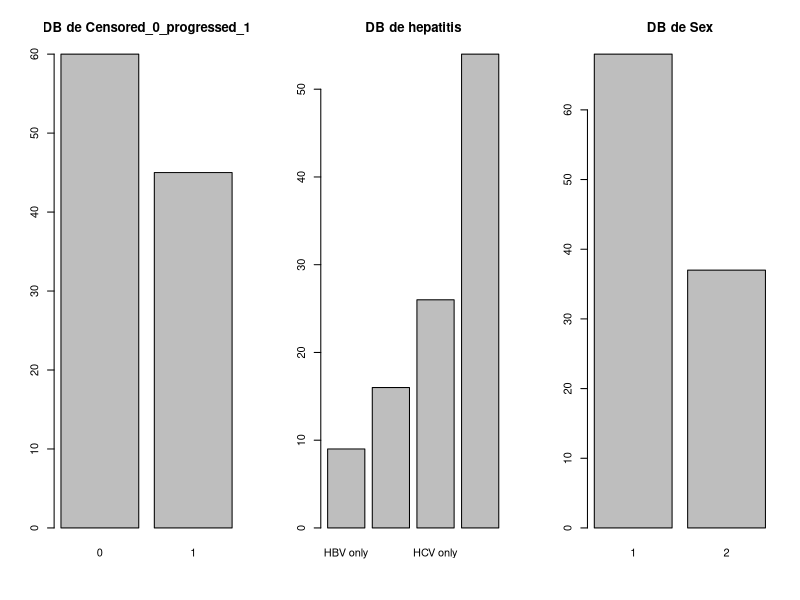
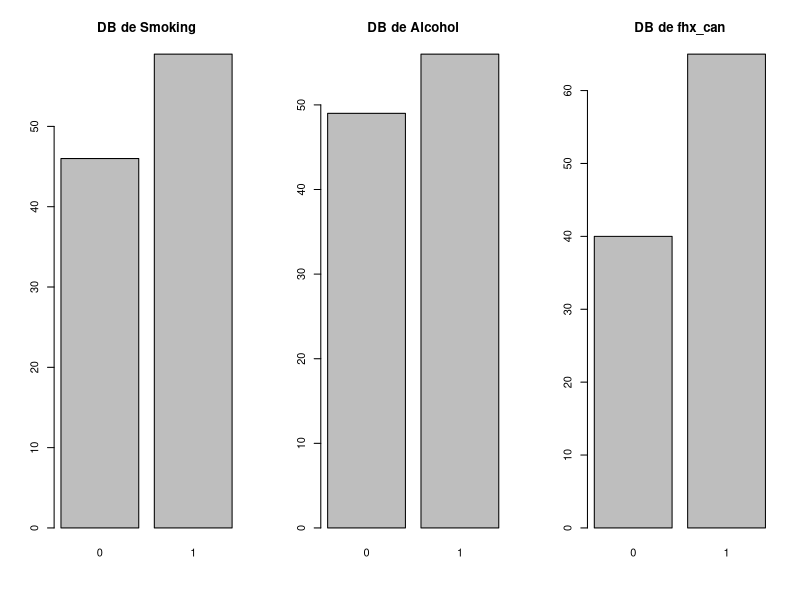
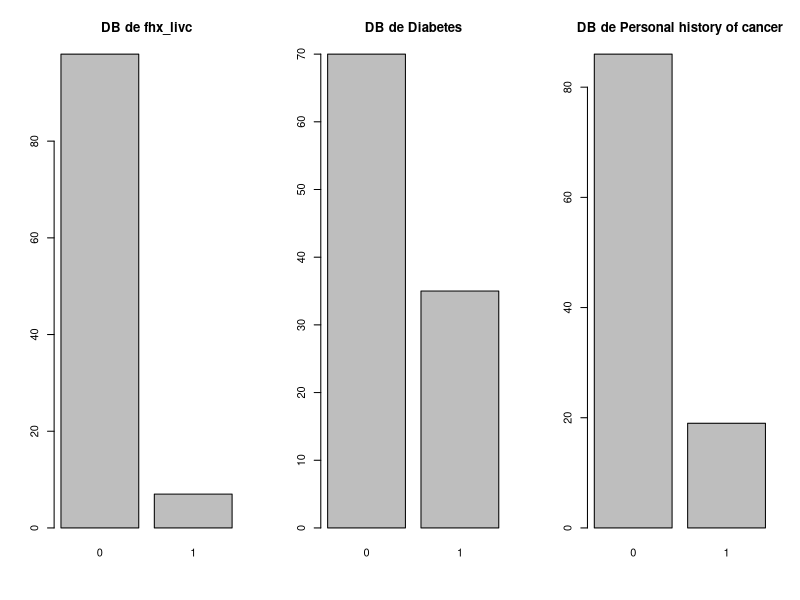
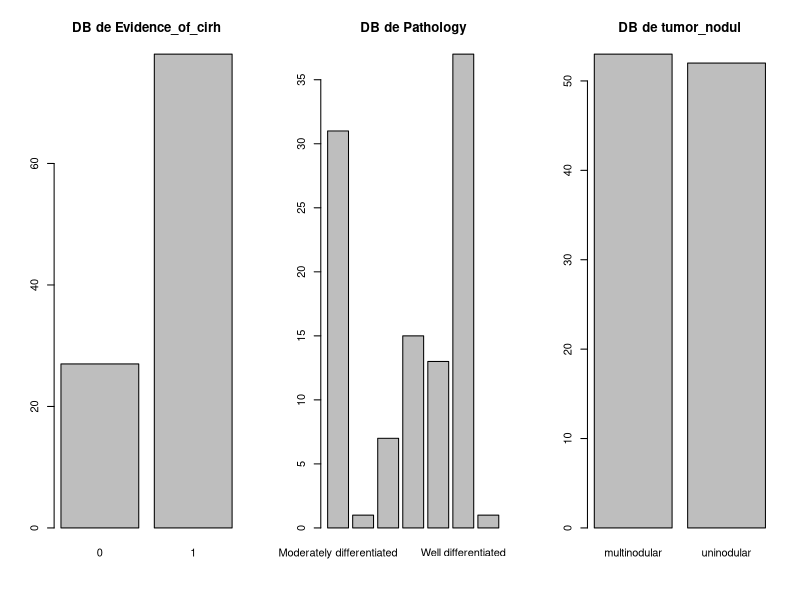
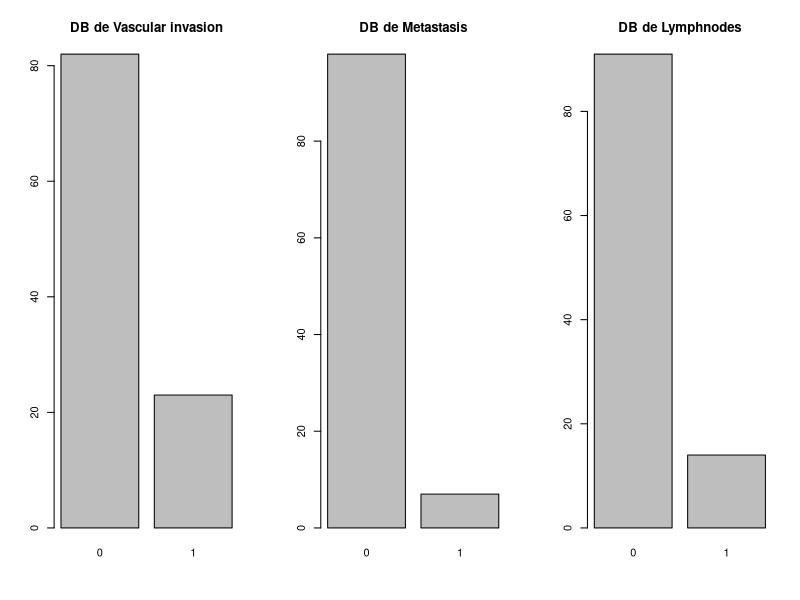
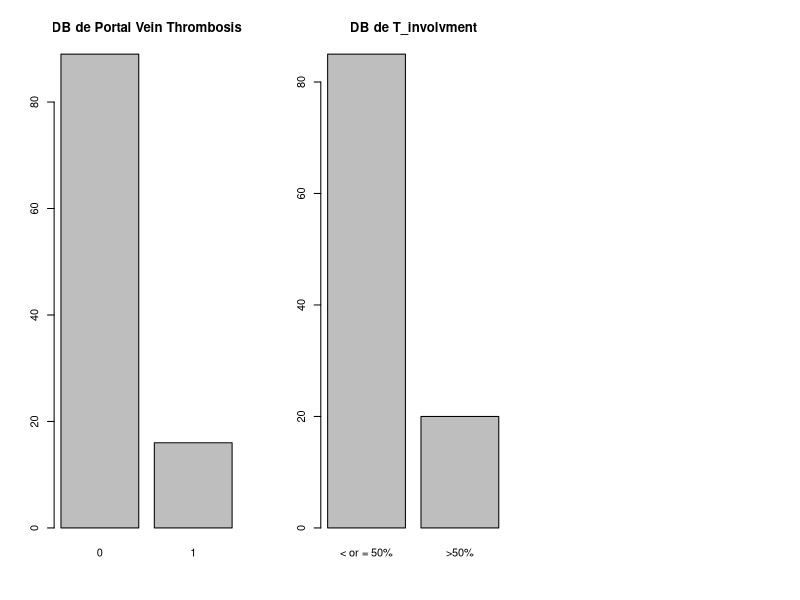

Reproduce these figures in R, in order.
## ---- chunk 1
library(dplyr)
library(readxl)
## ---- chunk 2
clinical_data <- read_excel("clinical_data.xlsx")
## ---- chunk 3
clinical_data_p <- clinical_data %>% 
  select(TCIA_ID, Censored_0_progressed_1, OS, hepatitis, age, Sex, Smoking, Alcohol,
         fhx_can, fhx_livc, Diabetes, `Personal history of cancer`, Evidence_of_cirh, 
         Pathology, Tr_Size, tumor_nodul, `Vascular invasion`, Metastasis, Lymphnodes,
         `Portal Vein Thrombosis`, T_involvment, AFP)
## ---- chunk 4
clinical_data_p <- clinical_data_p %>% 
  select(-Tr_Size)
## ---- chunk 5
attach(clinical_data_p)

clinical_data_p_numeriques <- clinical_data_p %>% 
  select(age, AFP)
clinical_data_p_qual <- clinical_data_p %>% 
  select( Censored_0_progressed_1, hepatitis, Sex, Smoking, Alcohol,
         fhx_can, fhx_livc, Diabetes, `Personal history of cancer`, Evidence_of_cirh, 
         Pathology, tumor_nodul, `Vascular invasion`, Metastasis, Lymphnodes,
         `Portal Vein Thrombosis`, T_involvment)
## ---- chunk 6
cor(age, AFP)
## ---- chunk 7
par(mfrow = c(1, 3))  # Dividir el área de la gráfica en múltiples paneles
for (col in names(clinical_data_p_qual)) {
  counts <- table(clinical_data_p_qual[[col]])
  barplot(counts, main = paste("DB de", col))
}
## ---- chunk 8
clinical_data_p <- clinical_data_p %>% 
  select(-fhx_livc, -Metastasis, -Lymphnodes)
## ---- chunk 9
clinical_data_p$T_involvment <- as.factor(clinical_data_p$T_involvment)
levels(clinical_data_p$T_involvment) <- c(0,1)
clinical_data_p$Pathology <- as.factor(clinical_data_p$Pathology)
levels(clinical_data_p$Pathology) <- c(2,2,0,0,1,2,3)
clinical_data_p$tumor_nodul <- as.factor(clinical_data_p$tumor_nodul)
levels(clinical_data_p$tumor_nodul) <- c(1,0)
## ---- chunk 10
onehot <- model.matrix(~ . - 1, data = clinical_data_p[c("hepatitis")])
clinical_data_p <- cbind(clinical_data_p, onehot)
clinical_data_p <- clinical_data_p %>% 
  select(-hepatitis, -`hepatitisNo virus`)


names(clinical_data_p)[names(clinical_data_p) == "hepatitisHBV only"] <- "hepatitis_HBV_only"
names(clinical_data_p)[names(clinical_data_p) == "hepatitisHCV only"] <- "hepatitis_HCV_only"
names(clinical_data_p)[names(clinical_data_p) == "hepatitisHCV and HBV"] <- "hepatitis_HCV_HBV"
names(clinical_data_p)[names(clinical_data_p) == "Personal history of cancer"] <- "Personal_history_cancer"
names(clinical_data_p)[names(clinical_data_p) == "Vascular invasion"] <- "hepatitis_HCV_HBV"
names(clinical_data_p)[names(clinical_data_p) == "Portal Vein Thrombosis"] <- "Personal_history_cancer"
## ---- chunk 11
nombre_archivo <- "clinical_data_processed.csv"

write.csv(clinical_data_p, file = nombre_archivo, row.names = FALSE)
## ---- chunk 12
set.seed(2024)
train <- sample(1:nrow(clinical_data_p), 70)
test <- (-train)
clinical_data_p_train <- clinical_data_p[train,]
clinical_data_p_test <- clinical_data_p[test,]
## ---- chunk 13
nombre_archivo <- "clinical_data_processed_test.csv"

write.csv(clinical_data_p_test, file = nombre_archivo, row.names = FALSE)

nombre_archivo <- "clinical_data_processed_train.csv"

write.csv(clinical_data_p_train, file = nombre_archivo, row.names = FALSE)
